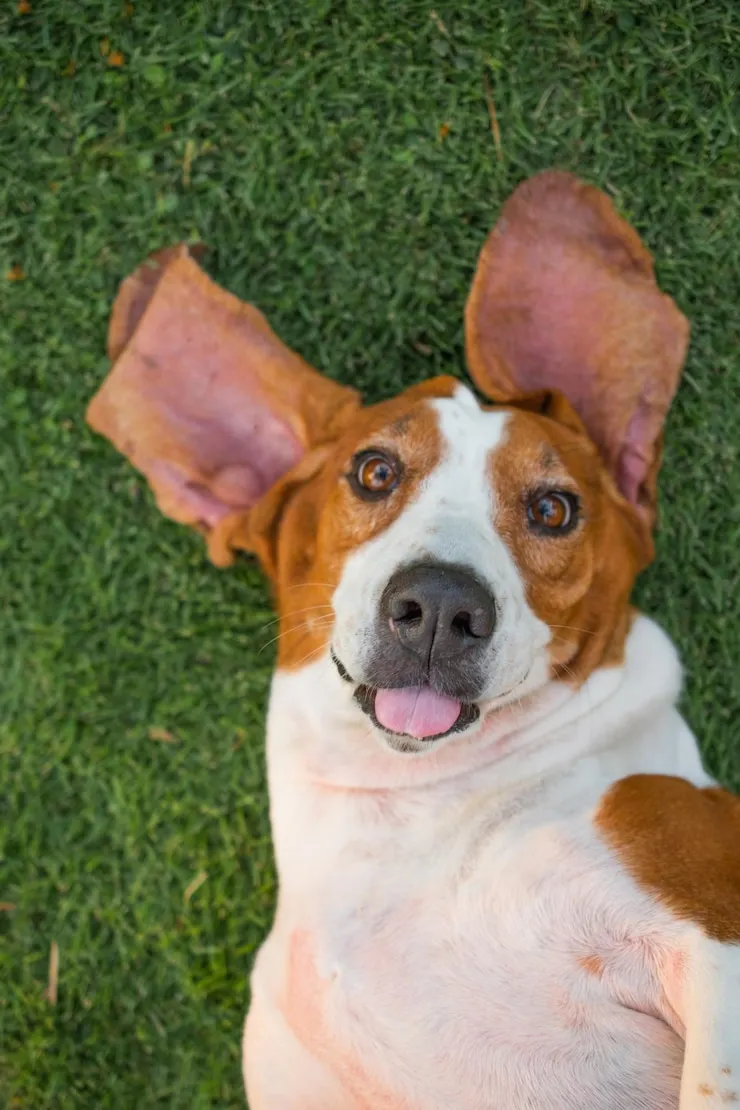
#> input picture Tema_4.3/Sources/Perro.png, 740 x 1110 px, found by its file name
$ python 'filtroViñeta.py'
#> lines starting #> are read from the running program, lines starting #| are printed output that depends on the picture
import cv2
import numpy as np

# Cargamos la imagen en color
img = cv2.imread('Tema_4.3/Sources/Perro.png')
#> img is the input picture: shape (1110, 740, 3); mean B, G, R 86, 116.5, 119.4

# Redimensionamos la imagen a la mitad
alto, ancho = img.shape[:2]
#> alto = 1110; ancho = 740
img_reducida = cv2.resize(img, (ancho // 2, alto // 2))
alto_r, ancho_r = img_reducida.shape[:2]
#> alto_r = 555; ancho_r = 370

# Creamos una máscara tipo viñeta con una distribución gaussiana
kernel_x = cv2.getGaussianKernel(ancho_r, 200)
kernel_y = cv2.getGaussianKernel(alto_r, 200)
kernel = kernel_y @ kernel_x.T
mascara = kernel / kernel.max()

# Aplicamos la máscara a cada canal (BGR)
viñeta = np.empty_like(img_reducida, dtype=np.uint8)
for i in range(3):
    viñeta[:, :, i] = img_reducida[:, :, i] * mascara
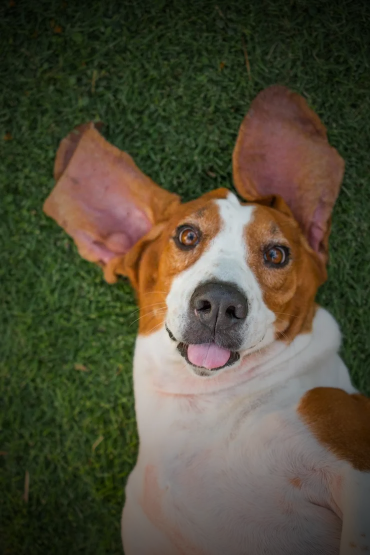
#> viñeta: shape (555, 370, 3); mean B, G, R 57.7, 77.3, 81.4

# Mostramos el resultado
cv2.imshow('Original reducida', img_reducida)
cv2.imshow('Filtro viñeta', viñeta)
cv2.waitKey(0)
cv2.destroyAllWindows()
